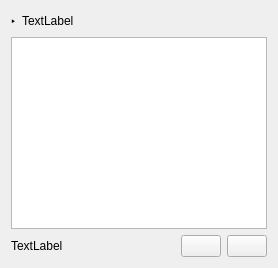
        <widget class="QWidget" name="tabProject">
         <attribute name="icon">
          <iconset>
           <normaloff>../../Baggy/src/16x16/Light.png</normaloff>../../Baggy/src/16x16/Light.png</iconset>
         </attribute>
         <attribute name="title">
          <string>Project</string>
         </attribute>
         <layout class="QGridLayout" name="gridLayout_3">
          <item row="0" column="0">
           <layout class="QHBoxLayout" name="horizontalLayout">
            <item>
             <widget class="QLabel" name="label_59">
              <property name="text">
               <string>‣</string>
              </property>
             </widget>
            </item>
            <item>
             <widget class="QLabel" name="lblProjectName">
              <property name="text">
               <string>TextLabel</string>
              </property>
             </widget>
            </item>
            <item>
             <spacer name="horizontalSpacer_4">
              <property name="orientation">
               <enum>Qt::Horizontal</enum>
              </property>
              <property name="sizeHint" stdset="0">
               <size>
                <width>40</width>
                <height>20</height>
               </size>
              </property>
             </spacer>
            </item>
           </layout>
          </item>
          <item row="1" column="0">
           <widget class="QTreeView" name="tvwProject"/>
          </item>
          <item row="2" column="0">
           <layout class="QHBoxLayout" name="horizontalLayout_2">
            <item>
             <widget class="QLabel" name="lblProjectStatus">
              <property name="text">
               <string>TextLabel</string>
              </property>
             </widget>
            </item>
            <item>
             <spacer name="horizontalSpacer_2">
              <property name="orientation">
               <enum>Qt::Horizontal</enum>
              </property>
              <property name="sizeHint" stdset="0">
               <size>
                <width>40</width>
                <height>20</height>
               </size>
              </property>
             </spacer>
            </item>
            <item>
             <widget class="QPushButton" name="btnProjectClose">
              <property name="text">
               <string/>
              </property>
              <property name="icon">
               <iconset>
                <normaloff>pix/16x16/Cancel.png</normaloff>pix/16x16/Cancel.png</iconset>
              </property>
             </widget>
            </item>
            <item>
             <widget class="QPushButton" name="btnProjectExport">
              <property name="text">
               <string/>
              </property>
              <property name="icon">
               <iconset>
                <normaloff>pix/16x16/Upload.png</normaloff>pix/16x16/Upload.png</iconset>
              </property>
             </widget>
            </item>
           </layout>
          </item>
         </layout>
        </widget>
